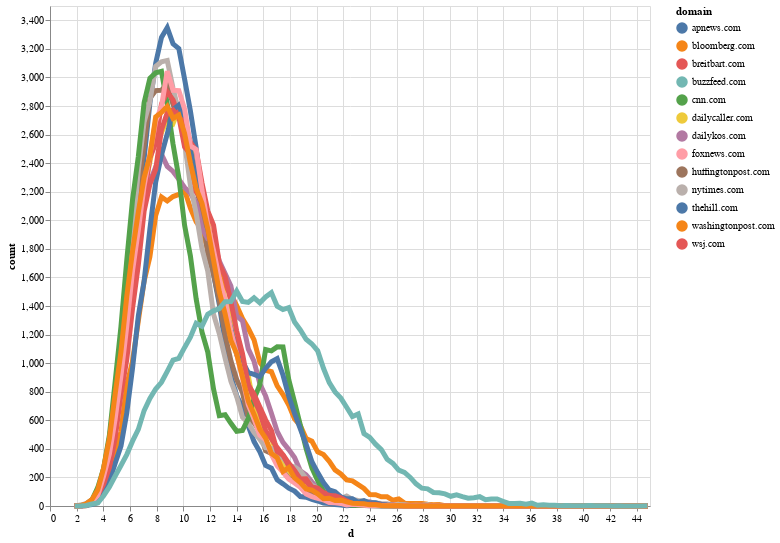

The notebook cell saved with this chart:
### Code cell
plot_step_hist_interactive(x, ys)

### Figure 1 — Vega-Lite specification as saved in the notebook (floating-point values rounded to 4 significant figures; data arrays with more than 128 entries replaced by an {"elided": "..."} marker saying what was removed)
{"$schema": "https://vega.github.io/schema/vega-lite/v2.6.0.json", "config": {"view": {"height": 300, "width": 400}}, "datasets": {"data-944cd6e8a4d997cef2f68e1c5138cd37": {"elided": "1300 records"}}, "layer": [{"data": {"name": "data-944cd6e8a4d997cef2f68e1c5138cd37"}, "encoding": {"color": {"field": "domain", "type": "nominal"}, "opacity": {"value": 0}, "x": {"field": "d", "scale": {"zero": false}, "type": "quantitative"}, "y": {"field": "count", "type": "quantitative"}}, "height": 500, "mark": "circle", "selection": {"selector002": {"empty": "all", "fields": ["domain"], "nearest": true, "on": "mouseover", "resolve": "global", "type": "single"}}, "width": 600}, {"data": {"name": "data-944cd6e8a4d997cef2f68e1c5138cd37"}, "encoding": {"color": {"field": "domain", "type": "nominal"}, "size": {"condition": {"selection": {"not": "selector002"}, "value": 2}, "value": 5}, "tooltip": {"field": "domain", "type": "nominal"}, "x": {"field": "d", "scale": {"zero": false}, "type": "quantitative"}, "y": {"field": "count", "type": "quantitative"}}, "height": 500, "mark": "line", "width": 700}]}
